Frame 1 (no input): blank canvas, image omitted
Frame 60 (the mouse pressed at the canvas centre just before this capture): blank canvas, image omitted
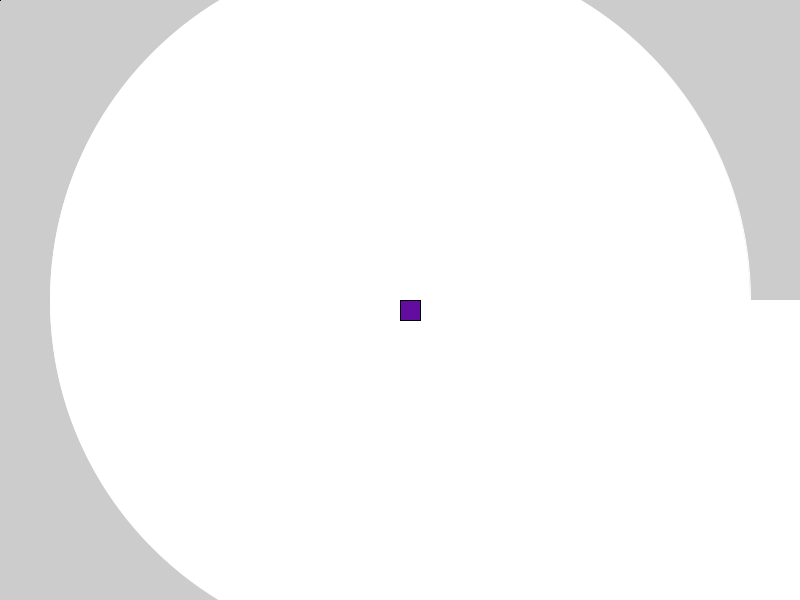
Frame 120 (the mouse held since frame 60 and released just before this capture)

The Processing sketch whose frames 1 and 60 were blank and that drew this single picture after the mouse press (run headless with seeded random() and noise(); from frame 60 on, the mouse is pressed at the canvas centre):

// Processing sketch: processing_39482
// ── processing_39482.pde

void setup() {
  size(800, 600);
  smooth();
}
//Sets up a new Ellipse, this Ellipse has its size defined on the speed the mouse is moved across the screen. 
//Slow movements create small circles and fast movements make large circles.
//I found how to do this here: http://processing.org/learning/topics/pattern.html
//We added a rectangle to this to make it more funky.

void variableEllipse(int x, int y, int px, int py) 

{
  float speed = abs(x-px) + abs(y-py);
  stroke(speed);
  ellipse(x, y, speed, speed);
  rect(x, y, speed, speed);
  
  
}

//The ellipse and rectangle are drawn at the current mouse point and is filled with random colours if mouse is clicked.
//If mouse is released it will fill with what ever random colour was last.
void draw () {
 variableEllipse(mouseX, mouseY, pmouseX, pmouseY); 

  if(mousePressed) {
    rect(mouseX, mouseY, 20, 20); 
    fill(0+random(0,255),0+random(0,255),0+random(0,255));
  } else {

  }




}
